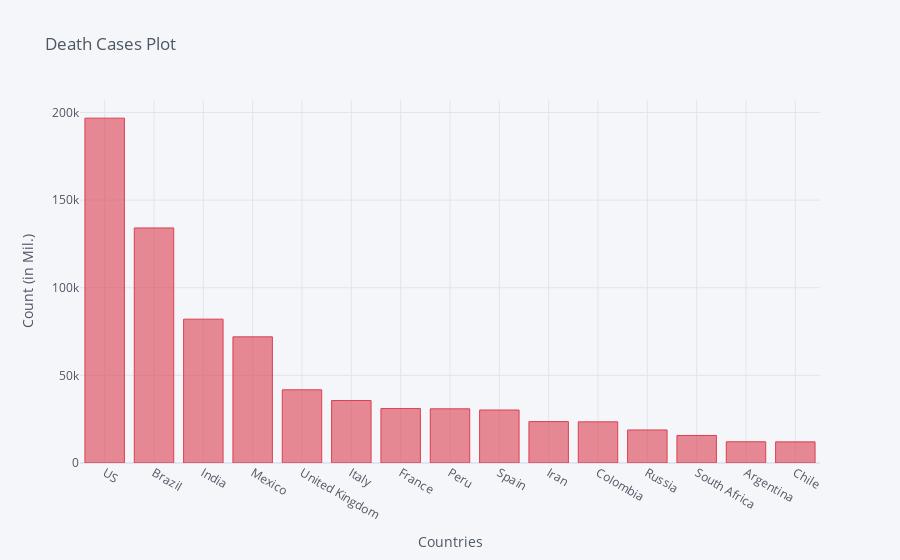

The notebook cell saved with this chart:
### Code cell
death_df2_plot.iplot(kind='bar', x='Country/Region', y='9/16/20',color='red',
                    title='Death Cases Plot',xTitle='Countries',yTitle='Count (in Mil.)')

### Figure 1 — Plotly figure (JSON) as saved in the notebook; plotly's stock layout.template omitted (floating-point values rounded to 4 significant figures)
{"data": [{"marker": {"color": "rgba(219, 64, 82, 0.6)", "line": {"color": "rgba(219, 64, 82, 1.0)", "width": 1}}, "name": "9/16/20", "orientation": "v", "text": "", "type": "bar", "x": ["US", "Brazil", "India", "Mexico", "United Kingdom", "Italy", "France", "Peru", "Spain", "Iran", "Colombia", "Russia", "South Africa", "Argentina", "Chile"], "y": [196763, 134106, 82066, 71978, 41773, 35645, 31056, 30927, 30243, 23632, 23478, 18853, 15705, 12116, 12058]}], "layout": {"legend": {"bgcolor": "#F5F6F9", "font": {"color": "#4D5663"}}, "paper_bgcolor": "#F5F6F9", "plot_bgcolor": "#F5F6F9", "title": {"font": {"color": "#4D5663"}, "text": "Death Cases Plot"}, "xaxis": {"gridcolor": "#E1E5ED", "showgrid": true, "tickfont": {"color": "#4D5663"}, "title": {"font": {"color": "#4D5663"}, "text": "Countries"}, "zerolinecolor": "#E1E5ED"}, "yaxis": {"gridcolor": "#E1E5ED", "showgrid": true, "tickfont": {"color": "#4D5663"}, "title": {"font": {"color": "#4D5663"}, "text": "Count (in Mil.)"}, "zerolinecolor": "#E1E5ED"}}}
